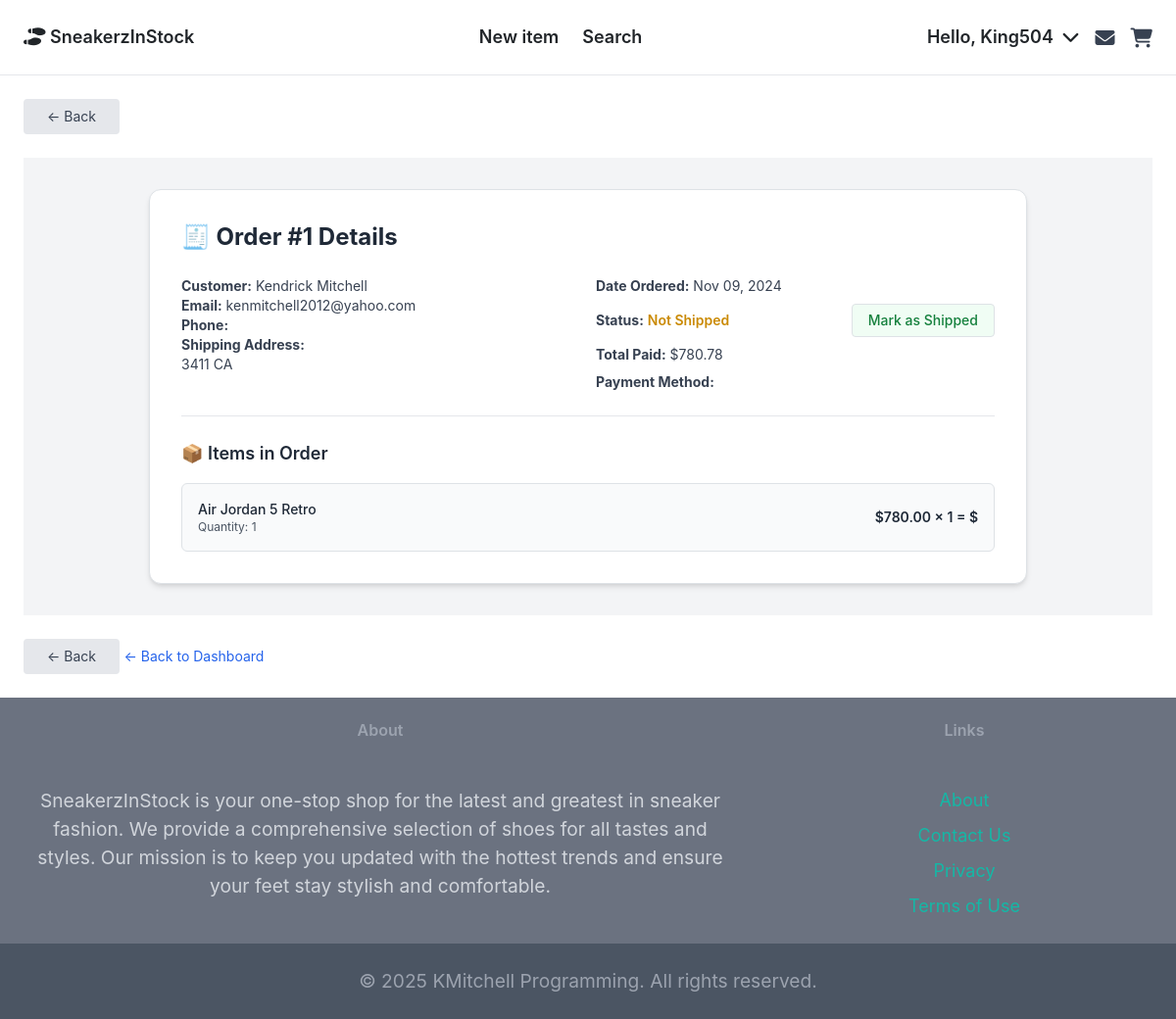
The app's page /payment/order_detail/1/ (signed in), older data.
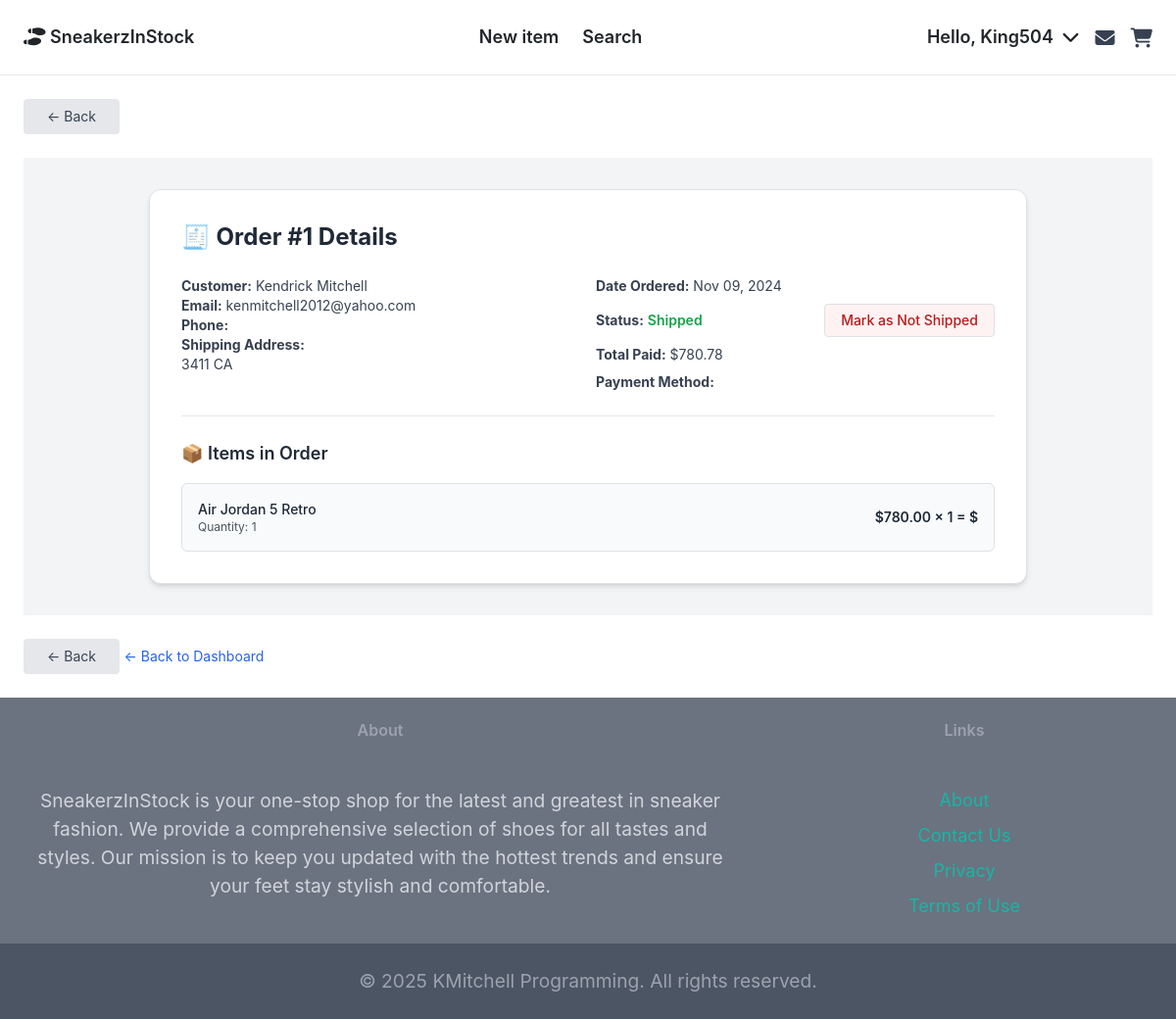
The same page, newer data.
### payment/views.py (the view, shortened to what this page needs)
# urls.py: path('order_detail/<int:order_id>/', views.order_detail, name='order_detail'),
def order_detail(request, order_id):
    if request.user.is_authenticated and request.user.is_superuser:
        order = Order.objects.get(id=order_id)
        order_items = OrderItem.objects.filter(order=order)
        items = []
        for order_item in order_items:
            items.append(order_item.item)
        return render(request, 'payment/order_detail.html', {'order': order, 'order_items': order_items, 'items': items})
    else:
        messages.error(request, 'Access denied. You must be logged in as an admin.')
        return redirect('core:index')

### payment/templates/payment/order_detail.html (shortened to what this page needs)
{% extends 'core/base.html' %}
{% load static %}
{% load math_filters %}
{% block content %}
<button onclick="history.back()" class="mb-6 px-4 py-2 bg-gray-200 text-sm text-gray-700 rounded hover:bg-gray-300">
    ← Back
</button>
<div class="bg-gray-100 py-8 px-4 md:px-8 lg:px-16">
    <div class="max-w-4xl mx-auto bg-white p-8 rounded-xl shadow-md border border-gray-300">
        <h1 class="text-2xl font-bold text-gray-800 mb-4">🧾 Order #{{ order.id }} Details</h1>
        <div class="grid grid-cols-1 md:grid-cols-2 gap-4 mb-6">
            <div>
                <p class="text-sm text-gray-700"><strong>Customer:</strong> {{ order.full_name }}</p>
                <p class="text-sm text-gray-700"><strong>Email:</strong> {{ order.email }}</p>
                <p class="text-sm text-gray-700"><strong>Phone:</strong> {{ order.phone }}</p>
                <p class="text-sm text-gray-700"><strong>Shipping Address:</strong><br>{{ order.shipping_address|linebreaksbr }}</p>
            </div>
            <div class="space-y-2">
                <p class="text-sm text-gray-700"><strong>Date Ordered:</strong> {{ order.date_ordered|date:"M d, Y" }}</p>
                <div class="text-sm text-gray-700 flex items-center justify-between">
                    <span><strong>Status:</strong>
                        {% if order.shipped %}
                            <span class="text-green-600 font-semibold">Shipped</span>
                        {% else %}
                            <span class="text-yellow-600 font-semibold">Not Shipped</span>
                        {% endif %}
                    </span>
                    <form method="post" class="ml-4">
                        <button type="submit"
                            class="px-3 py-1.5 text-sm rounded border font-medium transition duration-150
                                {% if order.shipped %}
                                    bg-red-50 text-red-700 border-red-300 hover:bg-red-100
                                {% else %}
                                    bg-green-50 text-green-700 border-green-300 hover:bg-green-100
                                {% endif %}">
                            {% if order.shipped %}
                                Mark as Not Shipped
                            {% else %}
                                Mark as Shipped
                            {% endif %}
                        </button>
                    </form>
                </div>
                <p class="text-sm text-gray-700"><strong>Total Paid:</strong> ${{ order.amount_paid }}</p>
                <p class="text-sm text-gray-700"><strong>Payment Method:</strong> {{ order.payment_method }}</p>
            </div>
        </div>
        <div class="border-t pt-4">
            <h2 class="text-lg font-semibold text-gray-800 mb-3">📦 Items in Order</h2>
            {% if order_items %}
                <ul class="space-y-3">
                    {% for item in order_items %}
                        <li class="flex justify-between items-center bg-gray-50 p-3 rounded-md border border-gray-200">
                            <div>
                                <p class="text-sm text-gray-800 font-medium">{{ item.item.name }}</p>
                                <p class="text-xs text-gray-600">Quantity: {{ item.quantity }}</p>
                            </div>
                            <div class="text-sm text-gray-800 font-semibold">
                                ${{ item.price|floatformat:2 }} × {{ item.quantity }} = ${{ item.total_price|floatformat:2 }}
                            </div>
                        </li>
                    {% endfor %}
                </ul>
            {% else %}
                <p class="text-sm text-gray-600">No items found in this order.</p>
            {% endif %}
        </div>
    </div>
</div>
<button onclick="history.back()" class="mt-6 px-4 py-2 bg-gray-200 text-sm text-gray-700 rounded hover:bg-gray-300">
    ← Back
</button>
<a href="{% url 'payment:admin_dashboard' %}" class="inline-block mt-6 text-sm text-blue-600 hover:underline">
    ← Back to Dashboard
</a>
{% endblock %}

Row changes from the older to the newer data that the page shows:
changed Order "Kendrick Mitchell": shipped False → True (drawn)
Text that changed along with them:
text no longer shown: "Not Shipped Mark as Shipped"
text now shown: "Shipped Mark as Not Shipped"
